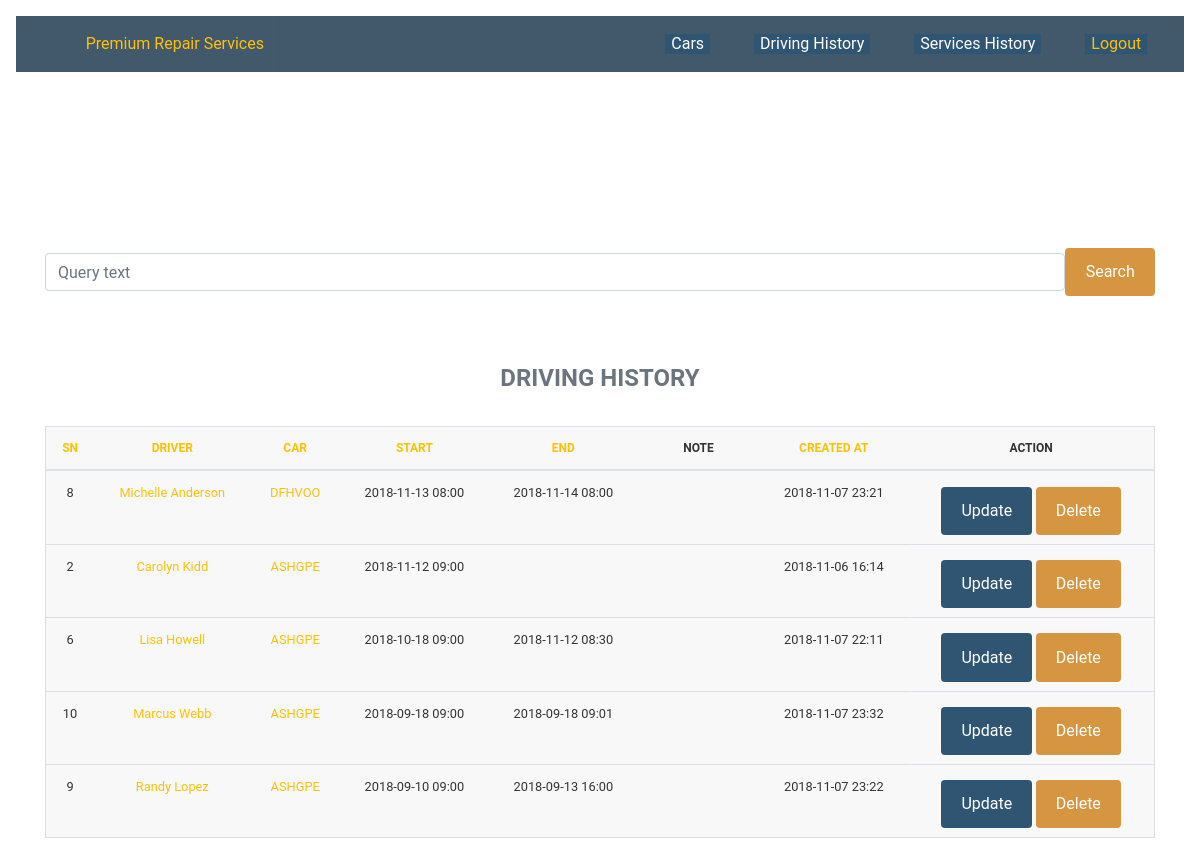
Page /cars/driving-records-list/ (signed in) on the earlier database version.
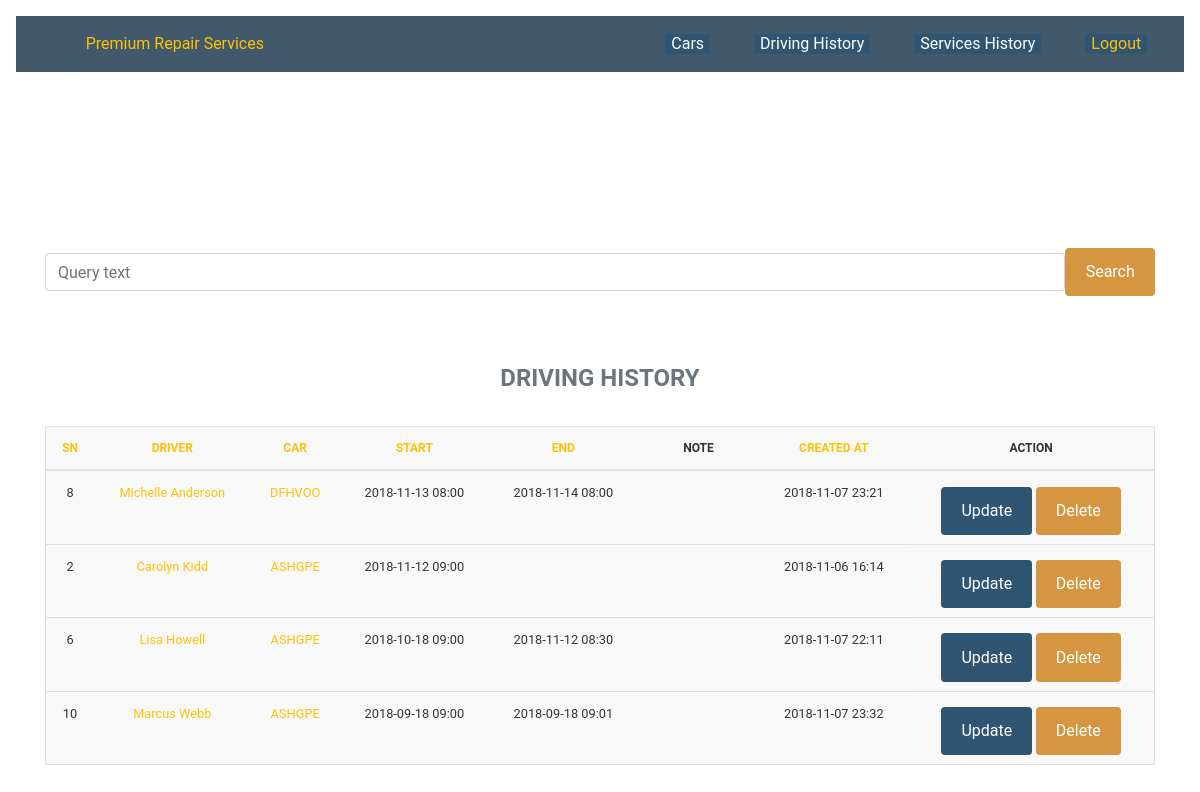
Same page on the later database version.
### cars/models.py (models this page shows, shortened)
class DrivingRecord(models.Model):
    driver      = models.ForeignKey(Driver, on_delete=models.CASCADE,related_name='driving_records')
    car         = models.ForeignKey(Car, on_delete=models.CASCADE, related_name='working_records')
    start_date  = models.DateTimeField()
    end_date    = models.DateTimeField(null=True, blank=True, editable=True)
    note        = models.CharField(max_length=512, blank=True, null=True, default="")
    created_at  = models.DateTimeField(auto_now=True)
    class Meta:
        ordering = ['car', '-start_date']

class Driver(models.Model):
    name         = models.CharField(max_length=128)
    mobile       = models.CharField(max_length=32, unique=True)
    license      = models.CharField(max_length=128, default=1234567890)
    email        = models.CharField(max_length=256, null=True, default=None)
    DEPT_CHOICES = (
                      ('BG', 'Brown Goods'),
                      ('WG', 'White Goods'),
                      ('BL', 'Billing Team'),
                      ('AC', 'Accountants'),
                      ('CC', 'Call Center'),
                      ('IT', 'IT Department'),
                      ('MG', 'Management'),
                      ('SP', 'Spare Parts'),
                      ('HHP', 'Mobile Phones'),
                      ('BDM', 'Business Development'),
                   )
    dept       = models.CharField(max_length=8, choices=DEPT_CHOICES, default='BG')
    class Meta:
        unique_together = ('name', 'mobile', 'dept')
        ordering = ['name']
    def __str__(self):
        return self.name

class Car(models.Model):
    def get_contract_upload_path(instance, filename):
        file_name, file_extension = os.path.splitext(filename)
        return 'contracts/{0}_{1}{2}'.format(instance.rego, instance.lease_start_date, file_extension)
    make               = models.CharField(max_length=128)
    year               = models.CharField(max_length=32, choices=YEARS, default='2016')
    model              = models.CharField(max_length=128)
    type               = models.CharField(max_length=256)
    color              = models.CharField(max_length=64, default='White')
    rego               = models.CharField(max_length=128, unique=True)
    engine_no          = models.CharField(max_length=256, unique=True)
    vin                = models.CharField(max_length=256, unique=True)
    transmission       = models.CharField(max_length=256)
    options            = models.CharField(max_length=256, blank=True)
    maintenance_status = models.CharField(max_length=256)
    lease_start_date   = models.DateField(default='2018-02-14')
    lease_term         = models.PositiveIntegerField(default=36)
    rental             = models.DecimalField(max_digits=10, decimal_places=2, default=1500)
    distance_restrict  = models.DecimalField(max_digits=10, decimal_places=2, default=210000)
    start_odometer     = models.DecimalField(max_digits=10, decimal_places=2, default=0)
    excess_kmcharge    = models.DecimalField(max_digits=10, decimal_places=2, default=0.12)
    default_interest   = models.DecimalField(max_digits=10, decimal_places=2, default=0.18)
    LESSOR_CHOICES     = ( ('S', 'Street Fleet'), ('P', 'PRS Owned'), )
    lessor             = models.CharField(max_length=8, choices=LESSOR_CHOICES, default='S')
    STATUS_CHOICES     = ( ('A', 'Active'), ('S', 'In Service'), ('I', 'In Idle'), )
    status             = models.CharField(max_length=8, choices=STATUS_CHOICES, default='A')
    rego_exp           = models.DateField(default='2019-06-30')
    insurer            = models.CharField(max_length=128, default='AAMI')
    policy_num         = models.CharField(max_length=128, default='P12345678')
    insurance_exp      = models.DateField(default='2019-06-30')
    fuel_efficiency    = models.DecimalField(max_digits=10, decimal_places=2, default=10)
    contract           = models.FileField(upload_to=get_contract_upload_path)
    file_upload_date   = models.DateField(auto_now=True)
    def __str__(self):
        return self.rego
    class Meta:
        ordering = ['rego']

### cars/views.py (the view)
# urls.py: path('driving-records-list/', ListDrivingRecord.as_view(), name='drivingrecord_list'),
class ListDrivingRecord(generic.ListView):
    paginate_by = 100
    default_ordering = '-start_date'
    template_name = 'cars/drivingrecord_list.html'
    def get_queryset(self):
        query = self.request.GET.get('search')
        order_by = self.request.GET.get('order_by', self.default_ordering)
        qs = DrivingRecord.objects.order_by(order_by)
        if query is not None:
            search_condition = Q(car__rego__icontains=query)|Q(driver__name__icontains=query)|Q(start_date__icontains=query)|Q(end_date__icontains=query)
            return qs.filter(search_condition)
        return qs
    def get_context_data(self, **kwargs):
        context = super(ListDrivingRecord, self).get_context_data(**kwargs)
        paginator = Paginator(self.get_queryset(), self.paginate_by)
        page = self.request.GET.get('page')
        try:
            drivingrecord_page = paginator.page(page)
        except PageNotAnInteger:
            drivingrecord_page = paginator.page(1)
        except EmptyPage:
            drivingrecord_page = paginator.page(paginator.num_pages)
        context['drivingrecord_list'] = drivingrecord_page
        return context

### cars/templates/cars/drivingrecord_list.html (shortened to what this page needs)
{% extends "base.html" %}
{% block content %}
<div class="container">
  {% if request.user.is_authenticated %}
    <br><br>
    <div class="form-group ">
      <form class="form-inline justify-content-center">
          <input class="form-control rounded col s12 16" type="search" name="search"
                placeholder="Query text"> </input>
          <button type="submit" class="btn btn--orange">Search</button>
      </form>
    </div>
    <br>
    {% if drivingrecord_list %}
      <table class="table">
        <caption class="table__caption"> Driving History </caption>
        <thead class="table__thead">
          <tr class="table__tr">
            <th class="table__th" scope="col"><a href="?order_by=-pk">SN</a></th>
            <th class="table__th" scope="col"><a href="?order_by=driver__name">Driver</a></th>
            <th class="table__th" scope="col"><a href="?order_by=car__rego">Car</a></th>
            <th class="table__th" scope="col"><a href="?order_by=-start_date">Start</a></th>
            <th class="table__th" scope="col"><a href="?order_by=-end_date">End</a></th>
            <th class="table__th" scope="col">Note</th>
            <th class="table__th" scope="col"><a href="?order_by=-created_at">Created at</a></th>
            <th class="table__th table__col--nowrap" scope="col">Action</th>
          </tr>
       </thead>
          {% for record in drivingrecord_list %}
              <tr class="table__tr">
                  <td class="table__td" data-label="SN"> {{ record.pk }} </td>
                  <td class="table__td" data-label="Driver"> <a href="/cars/drivers/{{ record.driver.id }}">{{ record.driver }}</a></td>
                  <td class="table__td" data-label="Car"> <a href="/cars/cars/{{ record.car.id }}">{{ record.car }}</a></td>
                  <td class="table__td" data-label="Start">{{ record.start_date|date:'Y-m-d H:i' }}</td>
                  <td class="table__td" data-label="End">{{ record.end_date|date:'Y-m-d H:i' }}</td>
                  <td class="table__td" data-label="Note"> <div class="table__td--large-cell">
                  </div></td>
                  <td class="table__td" data-label="Created at">{{ record.created_at|date:'Y-m-d H:i' }}</td>
                  <td class="table__td table__col--nowrap" data-label="Action">
                    <div class="table__td__btn">
                      <a href="{% url 'cars:update_drivingrecord' record.pk %}" class="btn btn--blue"> Update </a>
                      <a href="{% url 'cars:delete_drivingrecord' record.pk %}" class="btn btn--orange"> Delete </a>
                    </div>
                  </td>
              </tr>
          {% endfor %}
      </table>
    {% else %}
      <h3>No car driving history found!!! :(</h3>
    {% endif %}
  {% else %}
    <h2> Please Login First !</h2>
  {% endif %}
</div>
{% endblock %}

Differences in the rows shown:
removed DrivingRecord: pk "9", driver "Randy Lopez", car "ASHGPE", start_date "2018-09-10 09:00", end_date "2018-09-13 16:00", created_at "2018-11-07 23:22"
